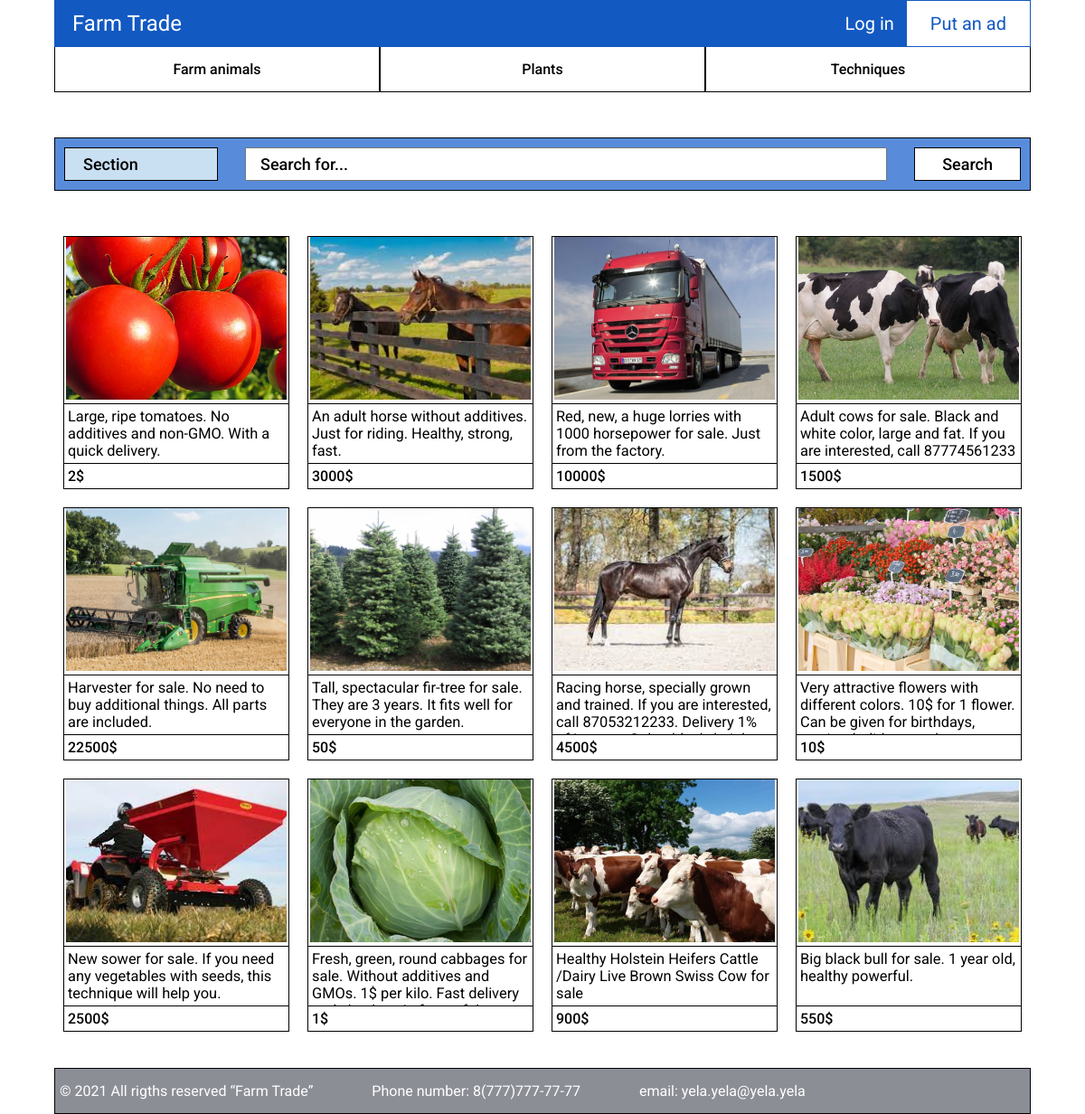
The page / on the database its author committed.
### main/models.py (models this page shows, shortened)
class Offer(models.Model):
	title = models.CharField(max_length = 255)
	category = models.ForeignKey(Category, on_delete = models.CASCADE)
	subcategory = models.ForeignKey(Subcategory, on_delete = models.CASCADE)
	price = models.PositiveIntegerField()
	description = models.TextField()
	user = models.ForeignKey(Profile, on_delete = models.CASCADE)
	def description_short(self):
		text = str(self.description)
		if len(text) < 200:
			return text
		else:
			return text[:200]

class OfferImage(models.Model):
	offer = models.ForeignKey(Offer, on_delete = models.CASCADE)
	image = models.ImageField(upload_to = 'images/')

### main/views.py (the view)
# urls.py: path('', OfferListView.as_view(), name = 'home'),
class OfferListView(ListView):
	model = Offer
	template_name = "index.html"
	def get_queryset(self):
		qs = super().get_queryset()
		category = self.request.GET.get('category')
		subcategory = self.request.GET.get('subcategory')
		search = self.request.GET.get('search')
		if category != None:
			qs = qs.filter(category__title__icontains = category)
		if subcategory != None:
			qs = qs.filter(subcategory__title__icontains = subcategory)
		if search != None:
			qs = qs.filter(title__icontains = search)
		return qs
	def get_context_data(self, *, object_list=None, **kwargs):
		context = super().get_context_data(**kwargs)
		context['category_farm'] = Category.objects.filter(title = 'Farm animals')
		context['category_plants'] = Category.objects.filter(title = 'Plants')
		context['category_techniques'] = Category.objects.filter(title = 'Techniques')
		return context

### templates/index.html (shortened to what this page needs)
{% extends "base.html" %}
	{% block content %}
	<section class="content-list">
		<div class="container">
			<div class="content-list__body">
				<div class="content-list__tabs">
					<nav class="content-list__tabs-items">
						<a href="#farm-animals" class="content-list__tabs-item"><span>Farm animals</span></a>
						<a href="#plants" class="content-list__tabs-item"><span>Plants</span></a>
						<a href="#techniques" class="content-list__tabs-item"><span>Techniques</span></a>
					</nav>
				</div>
			</div>
		</div>
	</section>
	<section class="filter">
		<div class="container">
			<div class="filter__body">
				<div class="filter-section">
					<ul class="menu">
						<li>
					    <a href="/">Section</a>
					  </li>
					</ul>
				</div>
				<form action="" class="filter-search">
					<input type="search" placeholder="Search for..." class="filter-text" required="" name="search">
					<input type="submit" value="Search" class="filter-button">
				</form>
			</div>
		</div>
	</section>
	<section class="adt">
		<div class="container">
			<div class="adt__body">
				<div class="adt__items">
					{% for ad in object_list %}
					<div class="adt__item">
						<a href="{% url 'ad' ad.pk %}">
						<img src="{{ ad.offerimage_set.first.image.url }}" alt="" class="adt__image"></a>
						<p class="adt__description">{{ ad.description_short }}</p>
						<p class="adt__price">{{ ad.price }}$</p>
					</div>
					{% endfor %}
				</div>
			</div>
		</div>
	</section>
	{% endblock %}

### static/css/style.css (style rules this page uses)
* { margin: 0; padding: 0; box-sizing: border-box; font-family: Roboto; }
html, body { scroll-behavior: smooth; height: 100%; }
body { display: flex; flex-direction: column; }
input { -webkit-appearance: none; appearance: none; padding: 0; }
input[type=search] { -webkit-appearance: textfield; }
.container { max-width: 1100px; width: 100%; margin: 0 auto; padding: 0 10px; }
.content-list__tabs { margin: 0 0 50px 0; }
.content-list__tabs-items { display: flex; }
.content-list__tabs-item { flex: 0 1 33.333%; height: 50px; display: flex; justify-content: center; align-items: center; border: 1px solid #000; border-top: 0px solid #000; color: #000; text-decoration: none; }
.content-list__tabs-item span { position: relative; z-index: 2; font-weight: 500; }
.filter__body { background: #588CDB; border: 1px solid black; padding: 10px; font-size: 18px; margin-bottom: 40px; display: flex; justify-content: flex-start; }
.filter-search { display: flex; justify-content: flex-start; width: 900px; }
.filter-text { padding: 0 15px; margin: 0 30px; outline: none; font-size: 18px; width: -webkit-fill-available; font-weight: 500; color: #000; }
.filter-text::placeholder { color: #000; }
.filter-button { padding: 0 30px; font-size: 18px; background: #FFF; outline: none; border: 1px solid #000; cursor: pointer; font-weight: 500; }
.menu { display: flex; }
.menu li { z-index: 1000; width: 170px; list-style: none; background: #C9DFF2; border: 1px solid #000; position: relative; }
.menu a { color: #000; font-weight: 500; text-decoration: none; display: block; padding-left: 20px; text-align: left; height: 35px; line-height: 35px; transition: all 0.5s; }
.adt { flex-grow: 1; }
.adt__items { display: flex; flex-wrap: wrap; }
.adt__item { text-align: center; margin: 10px; width: 250px; border: 1px solid #000; }
.adt__image { object-fit: cover; width: 244px; height: 180px; -webkit-user-select: none; user-select: none; }
.adt__description { border-top: 1px solid #000; text-align: left; text-decoration: none; padding: 4px 4px; font-size: 16.4px; max-height: 66px; min-height: 66px; overflow: hidden; white-space: pre-wrap; text-overflow: ellipsis; }
.adt__price { font-weight: 500; border-top: 1px solid #000; padding: 4px 4px; text-align: left; width: 249px; overflow: hidden; white-space: pre-wrap; text-overflow: ellipsis; }

### rows shown on the page
Offer: offerimage_set.first.image (picture), description_short "Large, ripe tomatoes. No additives and non-GMO. With a quick delivery.", price "2"
Offer: offerimage_set.first.image (picture), description_short "An adult horse without additives. Just for riding. Healthy, strong, fast.", price "3000"
Offer: offerimage_set.first.image (picture), description_short "Red, new, a huge lorries with 1000 horsepower for sale. Just from the factory.", price "10000"
Offer: offerimage_set.first.image (picture), description_short "Adult cows for sale. Black and white color, large and fat. If you are interested, call 87774561233", price "1500"
Offer: offerimage_set.first.image (picture), description_short "Harvester for sale. No need to buy additional things. All parts are included.", price "22500"
Offer: offerimage_set.first.image (picture), description_short "Tall, spectacular fir-tree for sale. They are 3 years. It fits well for everyone in the garden.", price "50"
Offer: offerimage_set.first.image (picture), description_short "Racing horse, specially grown and trained. If you are interested, call 87053212233. Delivery 1%…", price "4500"
Offer: offerimage_set.first.image (picture), description_short "Very attractive flowers with different colors. 10$ for 1 flower. Can be given for birthdays,…", price "10"
Offer: offerimage_set.first.image (picture), description_short "New sower for sale. If you need any vegetables with seeds, this technique will help you.", price "2500"
Offer: offerimage_set.first.image (picture), description_short "Fresh, green, round cabbages for sale. Without additives and GMOs. 1$ per kilo. Fast delivery…", price "1"
Offer: offerimage_set.first.image (picture), description_short "Healthy Holstein Heifers Cattle /Dairy Live Brown Swiss Cow for sale", price "900"
Offer: offerimage_set.first.image (picture), description_short "Big black bull for sale. 1 year old, healthy powerful.", price "550"
